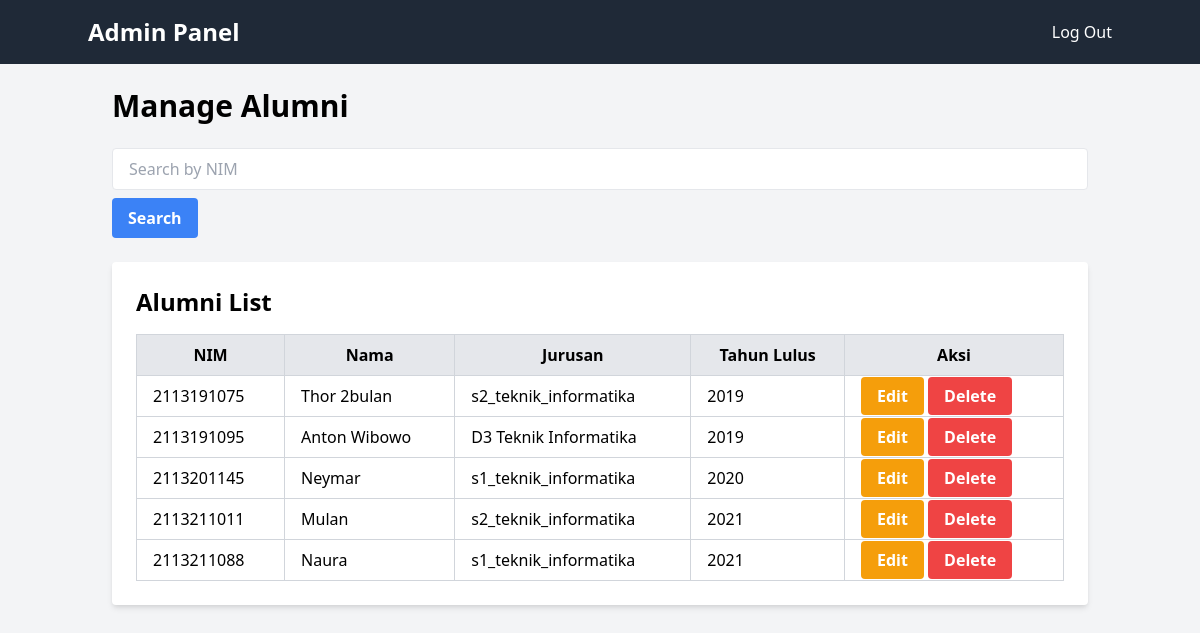
/src/admin/manage_alumni.php (signed in), run on the app's committed database.
### tables this page shows
CREATE TABLE `alumni` (
  `nim` char(11) NOT NULL,
  `nama` varchar(255) NOT NULL,
  `jurusan` varchar(150) NOT NULL,
  `ipk` decimal(3,2) DEFAULT NULL,
  `tahun_lulus` char(4) NOT NULL,
  `jk` char(1) NOT NULL,
  `telepon` varchar(15) DEFAULT NULL,
  `foto` tinyblob,
  `email` varchar(50) DEFAULT NULL,
  `password` varchar(255) NOT NULL,
  `role` enum('alumni') NOT NULL,
  `username` varchar(255) NOT NULL
);

### src/admin/manage_alumni.php (the view, shortened to what this page needs)
<?php
require('../include/koneksi.php');
$search_query = "";
if ($search_query) {
    $query = "SELECT * FROM alumni WHERE nim LIKE ?";
    $stmt = $koneksi->prepare($query);
    $search_param = "%".$search_query."%";
    $stmt->bind_param("s", $search_param);
} else {
    $query = "SELECT * FROM alumni";
    $stmt = $koneksi->prepare($query);
}
$stmt->execute();
$result = $stmt->get_result();
?>
<!DOCTYPE html>
<html lang="en">
<head>
    <link href="https://cdn.jsdelivr.net/npm/tailwindcss@2.2.19/dist/tailwind.min.css" rel="stylesheet">
</head>
<body class="bg-gray-100">
<nav class="bg-gray-800 p-4">
    <div class="container mx-auto flex justify-between items-center">
        <a href="index_admin.php" class="text-white text-2xl font-bold">Admin Panel</a>
        <a href="logout.php" class="text-white hover:text-gray-400">Log Out</a>
    </div>
</nav>
<div class="container mx-auto p-6">
    <h1 class="text-3xl font-bold mb-6">Manage Alumni</h1>
    <form method="POST" action="manage_alumni.php" class="mb-6">
        <input type="text" name="search_query" placeholder="Search by NIM" class="px-4 py-2 border rounded w-full" value="<?= htmlspecialchars($search_query) ?>">
        <button type="submit" name="search" class="bg-blue-500 hover:bg-blue-700 text-white font-bold py-2 px-4 rounded mt-2">Search</button>
    </form>
    <div class="bg-white p-6 rounded shadow-md">
        <h2 class="text-2xl font-bold mb-4">Alumni List</h2>
        <div class="overflow-x-auto">
            <table class="min-w-full bg-white border-collapse border border-gray-300">
                <thead>
                    <tr class="bg-gray-200">
                        <th class="border border-gray-300 px-4 py-2">NIM</th>
                        <th class="border border-gray-300 px-4 py-2">Nama</th>
                        <th class="border border-gray-300 px-4 py-2">Jurusan</th>
                        <th class="border border-gray-300 px-4 py-2">Tahun Lulus</th>
                        <th class="border border-gray-300 px-4 py-2">Aksi</th>
                    </tr>
                </thead>
                <tbody>
                    <?php while ($row = $result->fetch_assoc()) : ?>
                        <tr>
                            <td class='border border-gray-300 px-4 py-2'><?= $row['nim'] ?></td>
                            <td class='border border-gray-300 px-4 py-2'><?= $row['nama'] ?></td>
                            <td class='border border-gray-300 px-4 py-2'><?= $row['jurusan'] ?></td>
                            <td class='border border-gray-300 px-4 py-2'><?= $row['tahun_lulus'] ?></td>
                            <td class='border border-gray-300 px-4 py-2'>
                                <a href="edit_alumni.php?nim=<?= $row['nim'] ?>" class="bg-yellow-500 hover:bg-yellow-700 text-white font-bold py-2 px-4 rounded">Edit</a>
                                <a href="manage_alumni.php?nim=<?= $row['nim'] ?>" class="bg-red-500 hover:bg-red-700 text-white font-bold py-2 px-4 rounded" onclick="return confirm('Are you sure you want to delete this record?')">Delete</a>
                            </td>
                        </tr>
                    <?php endwhile; ?>
                </tbody>
            </table>
        </div>
    </div>
</div>
</body>
</html>

### data on the page
alumni: nim "2113191075", nama "Thor 2bulan", jurusan "s2_teknik_informatika", tahun_lulus "2019"
alumni: nim "2113191095", nama "Anton Wibowo", jurusan "D3 Teknik Informatika", tahun_lulus "2019"
alumni: nim "2113201145", nama "Neymar", jurusan "s1_teknik_informatika", tahun_lulus "2020"
alumni: nim "2113211011", nama "Mulan", jurusan "s2_teknik_informatika", tahun_lulus "2021"
alumni: nim "2113211088", nama "Naura", jurusan "s1_teknik_informatika", tahun_lulus "2021"
